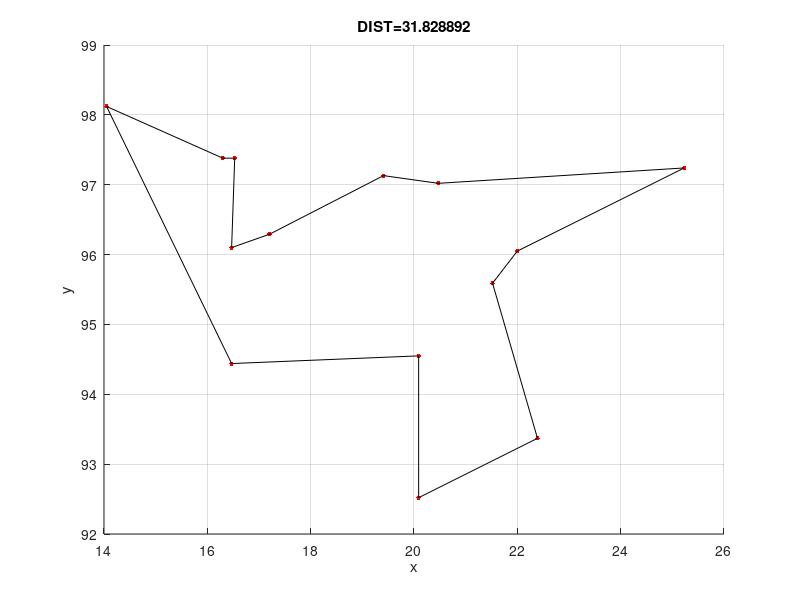

This figure's MATLAB source:
clear; clc;
%
NumCit=14; a=0.7; b=0.7; 
NumAnt=NumCit;     
rho=0.5; Q=1;
NumIter=8;
%---------------------------------------------------------------
z=10^10; 
%                             PROBLEM - BURMA 14
w=[16.47 96.10;    %CITY X Y COORDINATES
 16.47 94.44;
 20.09 92.52;
 22.39 93.37;
 25.23 97.24;
 22.00 96.05;
 20.47 97.02;
 17.20 96.29;
 16.30 97.38;
 14.05 98.12;
 16.53 97.38;
 21.52 95.59;
 19.41 97.13;
 20.09 94.55];
%
for i=1:NumCit 
        for j=1:NumCit
          if i==j
           d(i,j)=z;
           else
           d(i,j)=sqrt((w(i,1)-w(j,1))^2.0+(w(i,2)-w(j,2))^2.0);
         end
        end
    end
%    
    for i=1:NumCit 
        for j=1:NumCit
            tau(i,j)=1;    % PHEROMONE DOSE ON CONNECTIONS BETWEEN CITIES
            if i==j; tau(i,j)=0; end
            eta(i,j)=1/d(i,j);  % VISIBILITY - RECIPROCAL OF DISTANCE BETWEEN CITIES
          
        end
    end
       
%    
for iter=1:NumIter     
fprintf('START OF ITER %i  ========================================================= \n',iter);
%
for iant=1:NumAnt   % LOOKING FOR BEST PATH BY EVERY ANT
%    
temp=tau;    
temp(:,iant)=0;
Path(iant,1)=iant;  % START. EVERY ANT STARTS FROM A DIFFRENT CITY
ind=iant;

%
for icity=2:NumCit   
%
sum=0;
for j=1:NumCit
  sum=sum+(temp(ind,j)^a)*(eta(ind,j)^b);  
end
%
for k=1:NumCit
 p(k)=(temp(ind,k)^a)*(eta(ind,k)^b)/sum;   
end
[pmax,ind]=max(p);
%
Path(iant,icity)=ind; 
temp(:,ind)=0;    
end
%
Path(iant,NumCit+1)=iant;
sump=0;
for ip=1:NumCit
    sump=sump+d(Path(iant,ip),Path(iant,ip+1));
end
DistPath(iant)=sump;
fprintf('PATH  %i  %i  %i  %i  %i  %i  %i  %i  %i  %i  %i  %i  %i  %i  %i   DIST=%f \n',Path(iant,:),DistPath(iant));
%
end
%
fprintf('END OF ITER %i  ========================================================= \n',iter);
%
[MinPath,min_ant]=min(DistPath);  

for i=1:NumCit+1                  % DRAWING BEST PATH
  u(:,i)=w(Path(min_ant,i),:);
end
   clf;
   hold on;
   plot(w(:,1),w(:,2),'r.','Markersize',10);
   xlabel('x');
   ylabel('y');
   nazwa = sprintf('DIST=%f', MinPath)
   title(nazwa);
   grid on;
   uu=flip(rot90(u));
   plot(uu(:,1),uu(:,2),'k-','Markersize',5);
   pause(0.1);
   hold off;
%
%                                          PHEROMONE UPDATE
Dtau=zeros(NumCit,NumCit);
for ip=1:NumCit
    Dtau(Path(min_ant,ip),Path(min_ant,ip+1))=Q/MinPath;
        Dtau(Path(min_ant,ip+1),Path(min_ant,ip))=Dtau(Path(min_ant,ip),Path(min_ant,ip+1));   
end

    for i=1:NumCit 
        for j=1:NumCit
            tau(i,j)=(1-rho)*tau(i,j)+Dtau(i,j);    
            if i==j; tau(i,j)=0; end
        end
    end  
end        
  
fprintf('\n\nMIN DIST=%f\n',MinPath);
